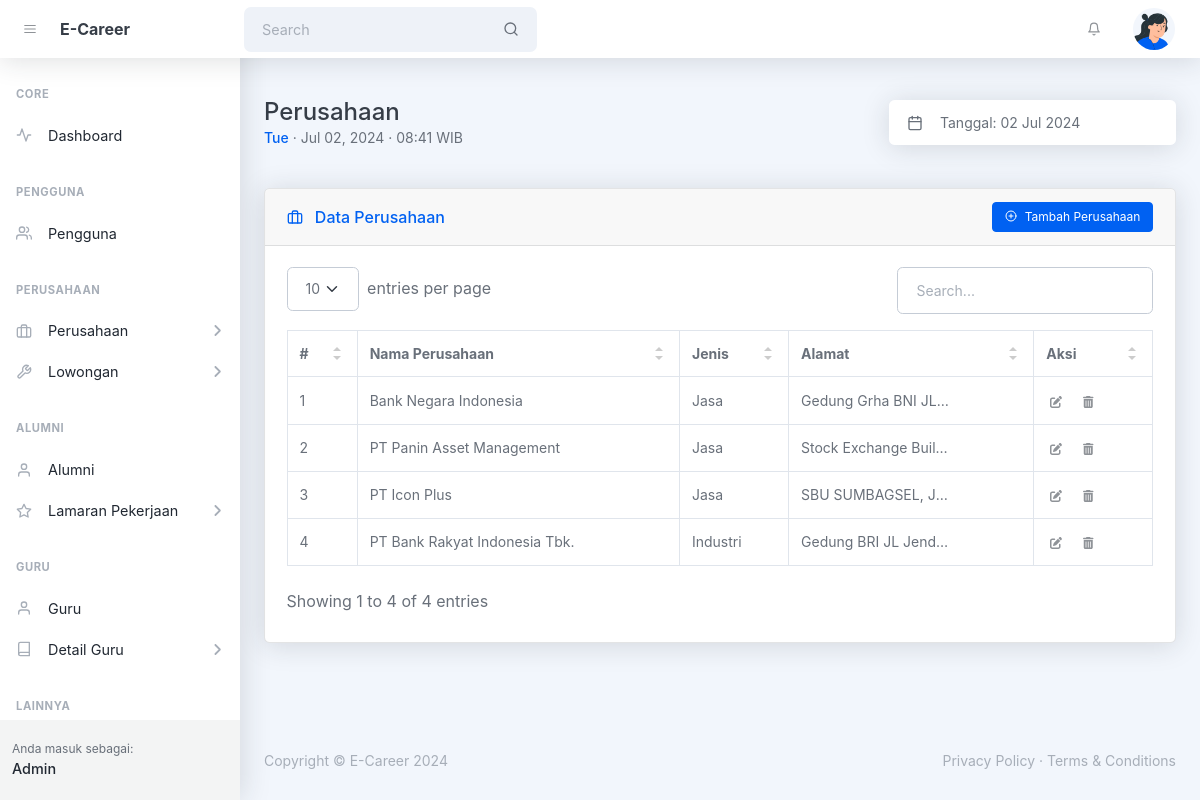
Page /admin/perusahaan.php (signed in) on the committed database.
### tables this page shows
CREATE TABLE `tbl_perusahaan` (
  `id` int(10) UNSIGNED NOT NULL,
  `id_pengguna` int(10) UNSIGNED DEFAULT NULL,
  `id_jenis_perusahaan` int(10) UNSIGNED DEFAULT NULL,
  `nama_perusahaan` varchar(128) NOT NULL,
  `alamat_perusahaan` varchar(255) NOT NULL,
  `created_at` timestamp NOT NULL DEFAULT current_timestamp(),
  `updated_at` timestamp NULL DEFAULT NULL ON UPDATE current_timestamp()
);

CREATE TABLE `tbl_jenis_perusahaan` (
  `id` int(10) UNSIGNED NOT NULL,
  `nama_jenis` varchar(128) NOT NULL,
  `created_at` timestamp NOT NULL DEFAULT current_timestamp(),
  `updated_at` timestamp NULL DEFAULT NULL ON UPDATE current_timestamp()
);

### helpers/isAccessAllowedHelper.php (called while the page is built, shortened)
<?php
function isAccessAllowed($expected_hak_akses = null): bool {
    include_once '../config/config.php';
    $current_hak_akses = $_SESSION['hak_akses'] ?? null;
    $expected_hak_akses = !is_array($expected_hak_akses)
        ? array($expected_hak_akses)
        : $expected_hak_akses;
    return true;
}
?>

### admin/perusahaan.php (the view, shortened to what this page needs)
<?php
include '../helpers/isAccessAllowedHelper.php';
if (!isAccessAllowed('admin')) :
  session_destroy();
  echo "<meta http-equiv='refresh' content='0;" . base_url_return('index.php?msg=other_error') . "'>";
else :
  include_once '../config/connection.php';
?>
  <!DOCTYPE html>
  <html lang="en">
  <head>
    <?php include '_partials/head.php' ?>
  </head>
  <body class="nav-fixed">
    <?php include '_partials/topnav.php' ?>
    <div id="layoutSidenav">
      <div id="layoutSidenav_nav">
        <?php include '_partials/sidebar.php' ?>
      </div>
      <div id="layoutSidenav_content">
        <main>
          <div class="container-xl px-4 mt-5">
            <div class="d-flex justify-content-between align-items-sm-center flex-column flex-sm-row mb-4">
              <div class="me-4 mb-3 mb-sm-0">
                <h1 class="mb-0">Perusahaan</h1>
                <div class="small">
                  <span class="fw-500 text-primary"><?= date('D') ?></span>
                  &middot; <?= date('M d, Y') ?> &middot; <?= date('H:i') ?> WIB
                </div>
              </div>
              <div class="input-group input-group-joined border-0 shadow w-auto">
                <span class="input-group-text"><i data-feather="calendar"></i></span>
                <input class="form-control ps-0 pointer" id="litepickerRangePlugin" value="Tanggal: <?= date('d M Y') ?>" readonly />
              </div>
            </div>
            <div class="card card-header-actions mb-4 mt-5">
              <div class="card-header">
                <div>
                  <i data-feather="briefcase" class="me-2 mt-1"></i>
                  Data Perusahaan
                </div>
                <button class="btn btn-sm btn-primary toggle_modal_tambah" type="button"><i data-feather="plus-circle" class="me-2"></i>Tambah Perusahaan</button>
              </div>
              <div class="card-body">
                <table id="datatablesSimple">
                  <thead>
                    <tr>
                      <th>#</th>
                      <th>Nama Perusahaan</th>
                      <th>Jenis</th>
                      <th>Alamat</th>
                      <th>Aksi</th>
                    </tr>
                  </thead>
                  <tbody>
                    <?php
                    $no = 1;
                    $query_perusahaan = mysqli_query($connection,
                      "SELECT
                        a.id AS id_perusahaan, a.nama_perusahaan, a.alamat_perusahaan,
                        b.id AS id_jenis_perusahaan, b.nama_jenis,
                        f.id AS id_pengguna, f.username, f.hak_akses
                      FROM tbl_perusahaan AS a
                      LEFT JOIN tbl_jenis_perusahaan AS b
                        ON b.id = a.id_jenis_perusahaan
                      LEFT JOIN tbl_pengguna AS f
                        ON f.id = a.id_pengguna
                      ORDER BY a.id DESC");
                    while ($perusahaan = mysqli_fetch_assoc($query_perusahaan)):
                    ?>
                      <tr>
                        <td><?= $no++ ?></td>
                        <td><?= htmlspecialchars($perusahaan['nama_perusahaan']) ?></td>
                        <td><?= $perusahaan['nama_jenis'] ?></td>
                        <td>
                          <div class="ellipsis toggle_tooltip" title="<?= htmlspecialchars($perusahaan['alamat_perusahaan']) ?>">
                            <?= htmlspecialchars($perusahaan['alamat_perusahaan']) ?>
                          </div>
                        </td>
                        <td>
                          <button class="btn btn-datatable btn-icon btn-transparent-dark me-2 toggle_modal_ubah"
                            data-id_perusahaan="<?= $perusahaan['id_perusahaan'] ?>">
                            <i class="fa fa-pen-to-square"></i>
                          </button>
                          <button class="btn btn-datatable btn-icon btn-transparent-dark me-2 toggle_swal_hapus"
                            data-id_perusahaan="<?= $perusahaan['id_perusahaan'] ?>"
                            data-id_pengguna="<?= $perusahaan['id_pengguna'] ?>"
                            data-nama_perusahaan="<?= $perusahaan['nama_perusahaan'] ?>">
                            <i class="fa fa-trash-can"></i>
                          </button>
                        </td>
                      </tr>
                    <?php endwhile ?>
                  </tbody>
                </table>
              </div>
            </div>
          </div>
        </main>
        <?php include '_partials/footer.php' ?>
      </div>
    </div>
  </body>
  </html>
<?php endif ?>

### assets/css/MY_styles.css (style rules this page uses)
.ellipsis { max-width: 150px; white-space: nowrap; overflow: hidden; text-overflow: ellipsis; }

### rows in the picture
tbl_perusahaan: nama_perusahaan "Bank Negara Indonesia", id_jenis_perusahaan.nama_jenis "Jasa", alamat_perusahaan "Gedung Grha BNI JL…"
tbl_perusahaan: nama_perusahaan "PT Panin Asset Management", id_jenis_perusahaan.nama_jenis "Jasa", alamat_perusahaan "Stock Exchange Buil…"
tbl_perusahaan: nama_perusahaan "PT Icon Plus", id_jenis_perusahaan.nama_jenis "Jasa", alamat_perusahaan "SBU SUMBAGSEL, J…"
tbl_perusahaan: nama_perusahaan "PT Bank Rakyat Indonesia Tbk.", id_jenis_perusahaan.nama_jenis "Industri", alamat_perusahaan "Gedung BRI JL Jend…"

### other values in the picture
SITE_NAME_SHORT "E-Career"
$user_logged_in "Admin"
